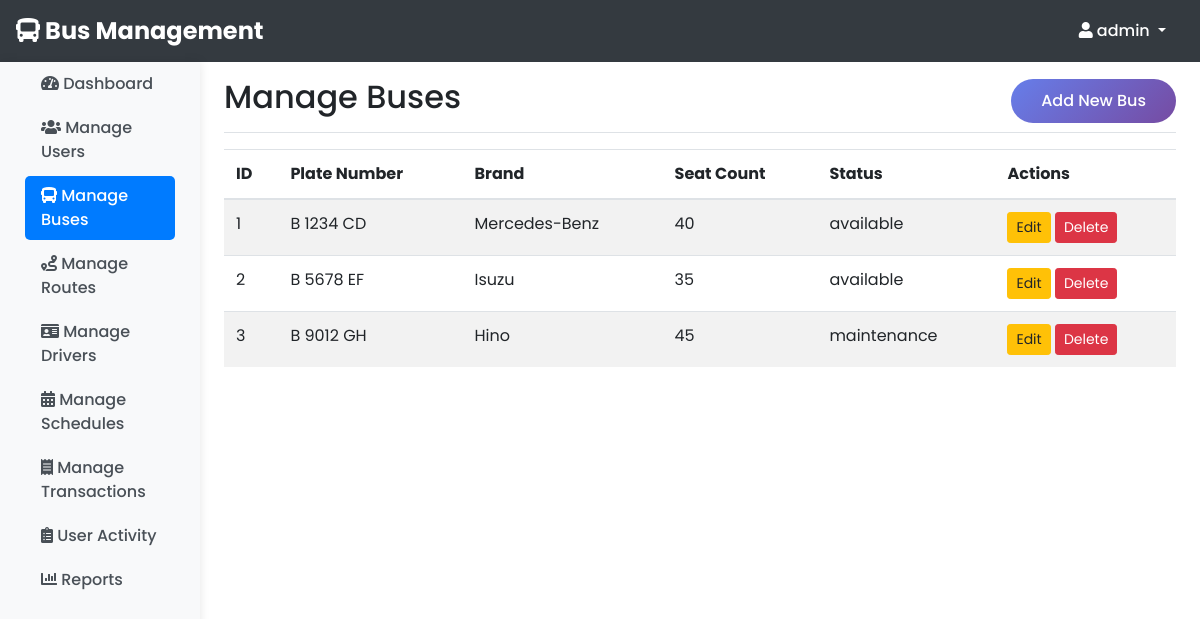
The app's page /admin/manage_buses.php (signed in) with its own data.
### tables this page shows
CREATE TABLE `buses` (
  `id` int(11) NOT NULL,
  `plate_number` varchar(20) NOT NULL,
  `brand` varchar(50) NOT NULL,
  `seat_count` int(11) NOT NULL,
  `status` enum('available','maintenance') DEFAULT 'available'
);

### admin/manage_buses.php (the view, shortened to what this page needs)
<?php
require '../includes/header.php';
$conn = getConnection();
$result = $conn->query("SELECT * FROM buses");
?>
<div class="container-fluid">
    <div class="row">
        <?php include '../includes/admin_sidebar.php'; ?>
        <main role="main" class="col-md-9 ml-sm-auto col-lg-10 px-4">
            <div class="d-flex justify-content-between flex-wrap flex-md-nowrap align-items-center pt-3 pb-2 mb-3 border-bottom">
                <h1 class="h2">Manage Buses</h1>
                <a href="add_bus.php" class="btn btn-primary">Add New Bus</a>
            </div>
            <div class="table-responsive">
                <table class="table table-striped">
                    <thead>
                        <tr>
                            <th>ID</th>
                            <th>Plate Number</th>
                            <th>Brand</th>
                            <th>Seat Count</th>
                            <th>Status</th>
                            <th>Actions</th>
                        </tr>
                    </thead>
                    <tbody>
                        <?php while ($bus = $result->fetch_assoc()): ?>
                            <tr>
                                <td><?= $bus['id'] ?></td>
                                <td><?= $bus['plate_number'] ?></td>
                                <td><?= $bus['brand'] ?></td>
                                <td><?= $bus['seat_count'] ?></td>
                                <td><?= $bus['status'] ?></td>
                                <td>
                                    <a href="edit_bus.php?id=<?= $bus['id'] ?>" class="btn btn-warning btn-sm">Edit</a>
                                    <a href="manage_buses.php?delete_id=<?= $bus['id'] ?>"
                                       class="btn btn-danger btn-sm delete-confirm">Delete</a>
                                </td>
                            </tr>
                        <?php endwhile; ?>
                    </tbody>
                </table>
            </div>
        </main>
    </div>
</div>
<?php
require '../includes/footer.php';
?>

### records on screen
buses: id "1", plate_number "B 1234 CD", brand "Mercedes-Benz", seat_count "40", status "available"
buses: id "2", plate_number "B 5678 EF", brand "Isuzu", seat_count "35", status "available"
buses: id "3", plate_number "B 9012 GH", brand "Hino", seat_count "45", status "maintenance"

### other values on screen
$_SESSION['username'] "admin"
